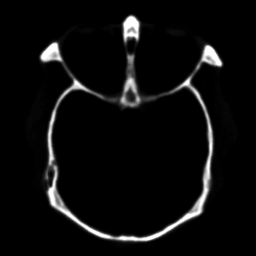
%> input picture PCNN/trial-1/a1.tif, 256 x 256 px
$ octave ImageFusion.m   (GNU Octave 9; MATLAB toolbox functions it lacks are replaced by stand-ins)
%> lines starting %> are read from the running program, lines starting %| are printed output that depends on the picture; in (x1, y1, x2, y2) boxes, pixels count from 0 and x2, y2 are one past the last pixel; in counts of white or black regions, pixels touching at a corner belong together; the program's own positions count from 1
### PCNN/trial-1/PCNN_withParameters.m
function R=PCNN_withParameters(matrix)
% Calulate the firing times of neurons in PCNN
% Please set the Para as follows:
% Parameters for PCNN
RGB = matrix;
% convert image to greyscale if its not b&w already
if size(RGB,3) ~= 1
I = rgb2gray(RGB);
else
I=RGB;
end
I = double(I);
np=200;
link_arrange=3;
alpha_L=0.3;% 0.06931 Or 1
alpha_Theta=0.2;
beta=0.1;% 0.2 or 3
vL=0.2;
vTheta=20;

%=============================================================
% disp('PCNN is processing...')
[p,q]=size(I);
F_NA=abs(I);
%%%%%%%%%%%%%%%%%%%%%%%%%%%%%%%%%%%%%%%%%%%%%%%%%%%%%%%
% [8 lines of commented-out code are left out]
L=zeros(p,q);
U=zeros(p,q);
Y=zeros(p,q);
Y0=zeros(p,q);
Theta=zeros(p,q);
% Compute the linking strength.
center_x=round(link_arrange/2);
center_y=round(link_arrange/2);
W=zeros(link_arrange,link_arrange);
for i=1:link_arrange
    for j=1:link_arrange
        if (i==center_x)&&(j==center_y)
            W(i,j)=0;
        else
            W(i,j)=1./sqrt((i-center_x).^2+(j-center_y).^2);
        end
    end
end
%%%%%%%%%%%%%%%%%%%%%%%%%%%
%beta, alpha_Theta, vTheta
F=F_NA;
for n=1:np
    K=conv2(Y,W,'same');
    L=K;
    U=double(F).*(1+beta*L); % default U
    Theta=exp(-alpha_Theta)*Theta+vTheta*Y;
    Y=im2double(U>Theta);
    Y0=Y0+Y;
end
R=Y0;

### PCNN/trial-1/perform_metric.m
function Res= perform_metric(A,B,F)

%% Fusion Performance %%
% Written by Ritwik Raha
% Created on 17.11.19
%% Image Sharpness

% [5 lines of commented-out code are left out]

%% Avergae Pixel Intensity
API = mean(F(:));
Res(1)=API;

%% Standard Deviation
[p,q]=size(F);
F=double(F);
SD=sqrt(sum(sum((F-API).^2))/(p*q));
Res(2) = SD;

%% Spatial Frequency

% M=number of rows; N=number of columns in the image
M= size(F,1);
N= size(F,2);
% calculate Raw Frequency RF
SumRF=0;
for i=1:M
    for j=2:N
      SumRF = SumRF + (F(M,N)-F(M,N-1)^2);
    end
end
RF=sqrt(SumRF/(M*N));

% calculate Column Frequency CF
SumCF=0;
for i=1:N
    for j=2:M
      SumCF = SumCF + (F(M,N)-F(M-1,N)^2);
end
end
CF=sqrt(SumCF/(M*N));
% calculate Spatial Frequency SF output
SF=sqrt(RF^2+CF^2);
Res(3)= SF;
%% Mutual Information

MI_AF=mi(A,F,2);
Res(4)= MI_AF;
MI_BF=mi(B,F,2);
Res(5)= MI_BF;
MI_AB=MI_AF+MI_BF;
Res(6)= MI_AB;

### PCNN/trial-1/mi.m
function I=mi(A,B,varargin)
%MI Determines the mutual information of two images or signals
%
%   I=mi(A,B)   Mutual information of A and B, using 256 bins for
%   histograms
%   I=mi(A,B,L) Mutual information of A and B, using L bins for histograms
%

if nargin>=3
    L=varargin{1};
else
    L=256;
end

A=double(A);
B=double(B);

na = hist(A(:),L);
na = na/sum(na);

nb = hist(B(:),L);
nb = nb/sum(nb);

n2 = hist2(A,B,L);
n2 = n2/sum(n2(:));

I=sum(minf(n2,na'*nb));

% -----------------------

function y=minf(pab,papb)

I=find(papb(:)>1e-12 & pab(:)>1e-12); % function support
y=pab(I).*log2(pab(I)./papb(I));

### PCNN/trial-1/hist2.m
function n=hist2(A,B,L)
%HIST2 Calculates the joint histogram of two images or signals
%
%   n=hist2(A,B,L) is the joint histogram of matrices A and B, using L
%   bins for each matrix.
%
%   See also MI, HIST.

%   jfd, 15-11-2006, working
%        27-11-2006, memory usage reduced (sub2ind)
%        22-10-2008, added support for 1D matrices
%        01-09-2009, commented specific code for sensorimotor signals
%        24-08-2011, speed improvements by Andrew Hill

ma=min(A(:));
MA=max(A(:));
mb=min(B(:));
MB=max(B(:));

% [7 lines of commented-out code are left out]
A=round((A-ma)*(L-1)/(MA-ma+eps));
B=round((B-mb)*(L-1)/(MB-mb+eps));
n=zeros(L);
x=0:L-1;
for i=0:L-1
    n(i+1,:) = histc(B(A==i),x,1);
end
end

### PCNN/trial-1/ImageFusion.m
%% importing the images
I=imread('a1.tif');
%> I is the input picture: size 256x256 uint8; min 0, max 255, mean 12.6
%if size(I,3) ~= 1
%    I = rgb2gray(I);
%end
I = double(I);
%> I: size 256x256 double
I2=imread('b1.tif');
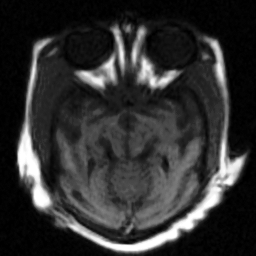
%> input picture PCNN/trial-1/b1.tif, 256 x 256 px
%> I2 is the input picture: size 256x256 uint8; min 0, max 255, mean 48.9
%if size(I2,3) ~= 1
%    I2 = rgb2gray(I2);
%end
I2 = double(I2);
%> I2: size 256x256 double

subplot(1,3,1), imshow(I,[])
subplot(1,3,2), imshow(I2,[])
%% initializing parameters
nTimes=1;
del=0.0705;
e=del/2;
%M= Number of rows; N= Number of coloumns
M= size(I, 1);
%> M = 256
N= size(I, 2);
%> N = 256

YA=PCNN_withParameters(I);
%> the loop in PCNN_withParameters, `for n=1:np` made 200 passes
%> pass 1, in PCNN_withParameters, `Y=im2double(U>Theta);`:
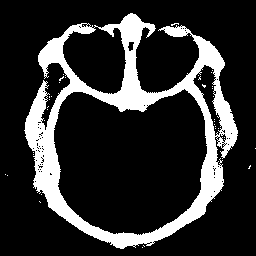
%> Y: size 256x256 double; values 0 (black) and 1 (white), 18.6% white; 37 white regions (36 under 20 px), largest, box (x1, y1, x2, y2) and area: (24, 13, 238, 249) 12121
YB=PCNN_withParameters(I2);
%> the loop in PCNN_withParameters (call 2), `for n=1:np` made 200 passes
%> pass 1, in PCNN_withParameters (call 2), `Y=im2double(U>Theta);`:
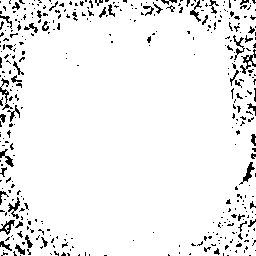
%> Y: size 256x256 double; values 0 (black) and 1 (white), 93.8% white; black in thin lines or dots
%> after the loop in PCNN_withParameters (call 2), `for n=1:np`:
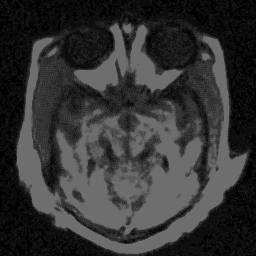
%> Theta: size 256x256 double; min 0, max 110.3, mean 51.8
%> after the loop in PCNN_withParameters (call 2), `for n=1:np`:
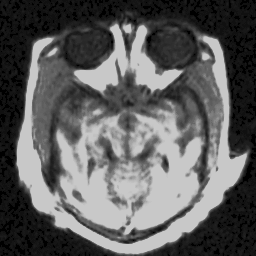
%> Y0: size 256x256 double; min 0, max 200, mean 94
% [11 lines of commented-out code are left out]
F=zeros(M,N);

for i=1:M
    for j=1:N
        if(abs(YA(i,j)-YB(i,j))<e)
            F(i,j)=(I(i,j)+I2(i,j))/2;
        else if(abs(YA(i,j)-YB(i,j))>=e)&(YA(i,j)>YB(i,j))
                F(i,j)=I(i,j);
            else(abs(YA(i,j)-YB(i,j))>=e)&(YA(i,j)<YB(i,j))
                F(i,j)=I2(i,j);
            end
        end
    end
end
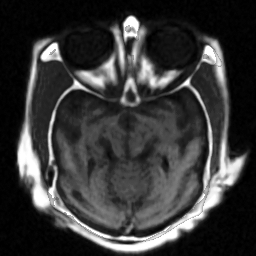
%> F: size 256x256 double; min 0, max 255, mean 56.3

subplot(1,3,3), imshow(F,[])

performance= perform_metric(I,I2,F)
%> in perform_metric, `API = mean(F(:));`: API = 56.26
%> in perform_metric, `SD=sqrt(sum(sum((F-API).^2))/(p*q));`: SD = 65.5
%> after the loop in perform_metric, `for i=1:M`: SumRF = -783360
%> in mi, `L=varargin{1};`: L = 2
%> in mi, `na = hist(A(:),L);`: na = [62591 2945]
%> in mi, `na = na/sum(na);`: na = [0.955 0.0449]
%> in mi, `nb = hist(B(:),L);`: nb = [57149 8387]
%> in mi, `nb = nb/sum(nb);`: nb = [0.872 0.128]
%> in hist2, `ma=min(A(:));`: ma = 0
%> in hist2, `MA=max(A(:));`: MA = 255
%> in hist2, `mb=min(B(:));`: mb = 0
%> in hist2, `MB=max(B(:));`: MB = 255
%> in hist2, `A=round((A-ma)*(L-1)/(MA-ma+eps));`: A: size 256x256 double; values 0 (black) and 1 (white), 4.5% white; 11 white regions (2 under 20 px), largest, box (x1, y1, x2, y2) and area: (48, 77, 213, 241) 1543, (48, 79, 91, 165) 346, (123, 16, 139, 41) 312
%> in hist2, `B=round((B-mb)*(L-1)/(MB-mb+eps));`: B: size 256x256 double; values 0 (black) and 1 (white), 12.8% white; 20 white regions (9 under 20 px), largest, box (x1, y1, x2, y2) and area: (17, 40, 244, 252) 5316, (201, 40, 227, 97) 552, (138, 57, 177, 88) 501
%> in hist2, `x=0:L-1;`: x = [0 1]
%> the loop in hist2, `for i=0:L-1` made 2 passes
%> after the loop in hist2, `for i=0:L-1`: n = [57117 5474; 28 2917]
%> in mi, `n2 = n2/sum(n2(:));`: n2 = [0.872 0.0835; 0.000427 0.0445]
%> in minf, `I=find(papb(:)>1e-12 & pab(:)>1e-12);`: I = [1; 2; 3; 4]
%> in minf, `y=pab(I).*log2(pab(I)./papb(I));`: y = [0.0571; -0.00279; -0.0459; 0.131]
%> in mi, `I=sum(minf(n2,na'*nb));`: I = 0.14
%> call 2 of hist2, with L = 2
%> in hist2 (call 2), `A=round((A-ma)*(L-1)/(MA-ma+eps));`:
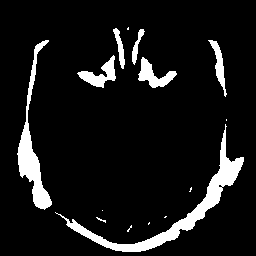
%> A: size 256x256 double; values 0 (black) and 1 (white), 8.9% white; 15 white regions (8 under 20 px), largest, box (x1, y1, x2, y2) and area: (55, 124, 244, 252) 2539, (17, 40, 52, 210) 1561, (138, 57, 177, 88) 501
%> the loop in hist2 (call 2), `for i=0:L-1` made 2 passes
%> after the loop in hist2 (call 2), `for i=0:L-1`: n = [57132 2546; 13 5845]
%> in perform_metric, `MI_BF=mi(B,F,2);`: MI_BF = 0.318
%> in perform_metric, `MI_AB=MI_AF+MI_BF;`: MI_AB = 0.458
% [7 lines of commented-out code are left out]
